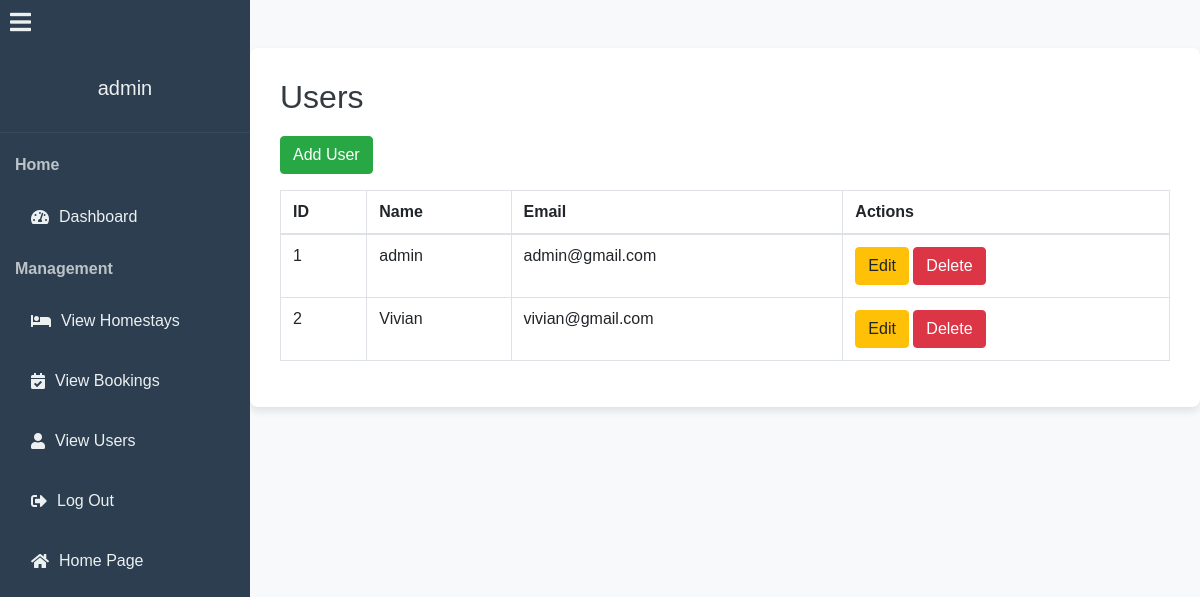
/admin/user/users_list.php (signed in), run on the app's committed database.
### tables this page shows
CREATE TABLE `tbl_users` (
  `user_id` int NOT NULL,
  `username` varchar(50) NOT NULL,
  `email` varchar(100) NOT NULL,
  `password` varchar(255) NOT NULL,
  `user_type` enum('Admin','Guest') NOT NULL,
  `created_at` timestamp NOT NULL DEFAULT CURRENT_TIMESTAMP
);

### admin/user/users_list.php (the view, shortened to what this page needs)
<?php
include "../../admin/sidebar.php";
include '../../includes/config.php';
$usersQuery = "SELECT * FROM tbl_users";
$usersResult = mysqli_query($conn, $usersQuery);
?>
<!DOCTYPE html>
<html lang="en">
<head>
    <link href="https://stackpath.bootstrapcdn.com/bootstrap/4.5.2/css/bootstrap.min.css" rel="stylesheet">
    <link rel="stylesheet" href="../css/style.css">
    <link rel="stylesheet" href="../css/sidebar.css">
</head>
<body>
    <div class="container mt-5">
        <h2>Users</h2>
        <a href="add_admin.php" class="btn btn-success mb-3">Add User</a>
        <table class="table table-bordered">
            <thead>
                <tr>
                    <th>ID</th>
                    <th>Name</th>
                    <th>Email</th>
                    <th>Actions</th>
                </tr>
            </thead>
            <tbody>
                <?php if (mysqli_num_rows($usersResult) > 0) { ?>
                    <?php while ($user = mysqli_fetch_assoc($usersResult)) { ?>
                        <tr>
                            <td><?php echo htmlspecialchars($user['user_id']); ?></td>
                            <td><?php echo htmlspecialchars($user['username']); ?></td>
                            <td><?php echo htmlspecialchars($user['email']); ?></td>
                            <td>
                                <a href="edit_user.php?id=<?php echo $user['user_id']; ?>" class="btn btn-warning">Edit</a>
                                <a href="users_list.php?delete=<?php echo $user['user_id']; ?>" class="btn btn-danger" onclick="return confirm('Are you sure?')">Delete</a>
                            </td>
                        </tr>
                    <?php } ?>
                <?php } else { ?>
                    <tr>
                        <td colspan="4" class="text-center">No users found.</td>
                    </tr>
                <?php } ?>
            </tbody>
        </table>
    </div>
</body>
</html>

### admin/css/style.css (style rules this page uses)
* { margin: 0; padding: 0; list-style: none; box-sizing: border-box; }
a, input, textarea { text-decoration: none; outline: none; color: #444; }
body { font-family: Arial, sans-serif; background-color: #f8f9fa; margin-left: 250px; height: 100%; display: flex; justify-content: center; align-items: center; }
.container { max-width: 1000px; margin: auto; padding: 30px; background-color: #fff; box-shadow: 0 4px 8px rgba(0, 0, 0, 0.1); border-radius: 8px; }
.container h2 { color: #343a40; margin-bottom: 20px; }

### data on the page
tbl_users: user_id "1", username "admin", email "admin@gmail.com"
tbl_users: user_id "2", username "Vivian", email "vivian@gmail.com"

### other printed values
$username "admin"
